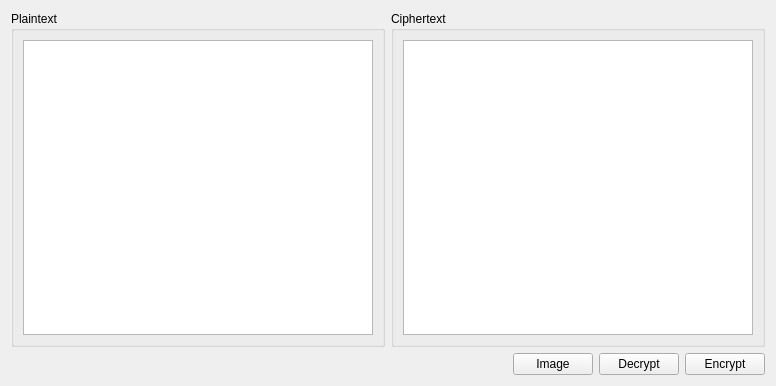
<?xml version="1.0" encoding="UTF-8"?>
<ui version="4.0">
 <class>SAKBase64Assisatnt</class>
 <widget class="QWidget" name="SAKBase64Assisatnt">
  <property name="geometry">
   <rect>
    <x>0</x>
    <y>0</y>
    <width>776</width>
    <height>386</height>
   </rect>
  </property>
  <property name="windowTitle">
   <string>Base64 Assistant</string>
  </property>
  <layout class="QGridLayout" name="gridLayout">
   <item row="0" column="0">
    <widget class="QGroupBox" name="groupBox">
     <property name="sizePolicy">
      <sizepolicy hsizetype="Expanding" vsizetype="Expanding">
       <horstretch>0</horstretch>
       <verstretch>0</verstretch>
      </sizepolicy>
     </property>
     <property name="title">
      <string>Plaintext</string>
     </property>
     <layout class="QGridLayout" name="gridLayout_2">
      <item row="0" column="0">
       <widget class="QPlainTextEdit" name="plain_text_"/>
      </item>
     </layout>
    </widget>
   </item>
   <item row="0" column="1">
    <widget class="QGroupBox" name="groupBox_2">
     <property name="sizePolicy">
      <sizepolicy hsizetype="Expanding" vsizetype="Preferred">
       <horstretch>0</horstretch>
       <verstretch>0</verstretch>
      </sizepolicy>
     </property>
     <property name="title">
      <string>Ciphertext</string>
     </property>
     <layout class="QGridLayout" name="gridLayout_3">
      <item row="0" column="0">
       <widget class="QPlainTextEdit" name="cipher_text_"/>
      </item>
     </layout>
    </widget>
   </item>
   <item row="1" column="0" colspan="2">
    <layout class="QHBoxLayout" name="horizontalLayout">
     <item>
      <spacer name="horizontalSpacer">
       <property name="orientation">
        <enum>Qt::Horizontal</enum>
       </property>
       <property name="sizeHint" stdset="0">
        <size>
         <width>40</width>
         <height>20</height>
        </size>
       </property>
      </spacer>
     </item>
     <item>
      <widget class="QPushButton" name="image_">
       <property name="text">
        <string>Image</string>
       </property>
      </widget>
     </item>
     <item>
      <widget class="QPushButton" name="decrypt_">
       <property name="text">
        <string>Decrypt</string>
       </property>
      </widget>
     </item>
     <item>
      <widget class="QPushButton" name="encrypt_">
       <property name="text">
        <string>Encrypt</string>
       </property>
      </widget>
     </item>
    </layout>
   </item>
  </layout>
 </widget>
 <resources/>
 <connections/>
</ui>
